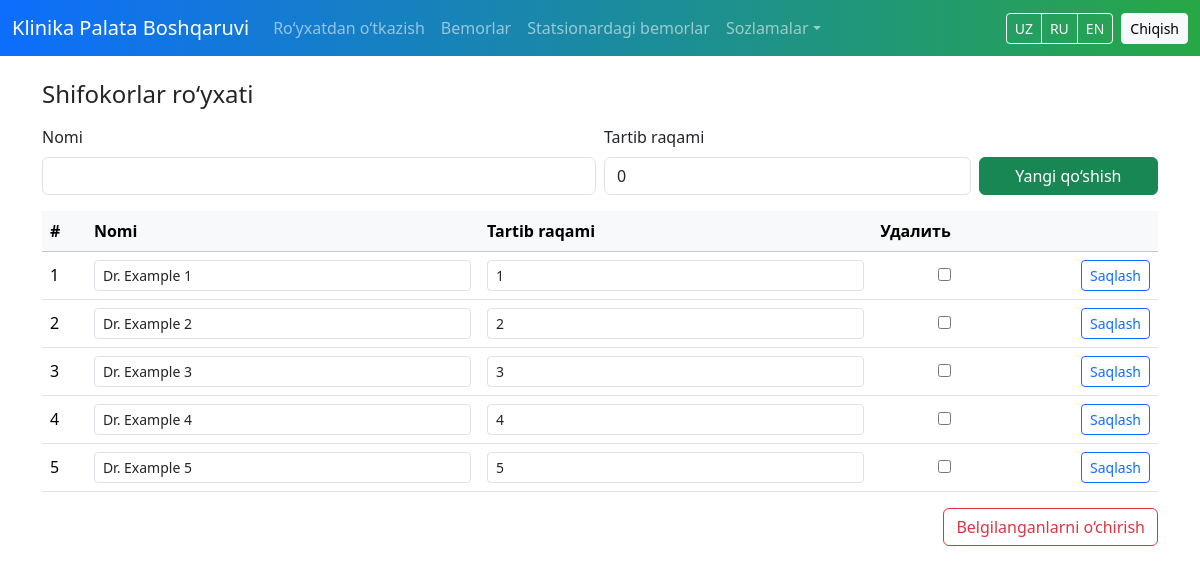
Page /settings/doctors (signed in) on the committed database.
### app.py (models this page shows)
class Doctor(db.Model):
    id = db.Column(db.Integer, primary_key=True)
    full_name = db.Column(db.String(128), nullable=False)
    sort_order = db.Column(db.Integer, nullable=False, default=0)

### app.py (the view, shortened to what this page needs)
@app.route('/settings/doctors', methods=['GET', 'POST'])
@superadmin_required
def settings_doctors():
    doctors = Doctor.query.order_by(Doctor.sort_order).all()
    return render_template('settings_doctors.html', t=t, doctors=doctors)

### app.py (called while the page is built, shortened)
def get_lang():
    return session.get('lang', 'uz')

def t(key):
    lang = get_lang()
    return I18N.get(lang, I18N['uz']).get(key, key)

def superadmin_required(f):
    @wraps(f)
    def wrapper(*args, **kwargs):
        if 'user_id' not in session:
            return redirect(url_for('login'))
        user = User.query.get(session['user_id'])
        if not user or user.role != 'superadmin':
            flash(t('only_superadmin'), 'danger')
            return redirect(url_for('index'))
        return f(*args, **kwargs)
    return wrapper

def init_db():
    db.create_all()
    if Ward.query.count() == 0:
        for i in range(1, 6):
            db.session.add(Ward(name=f"A-{100+i}", sort_order=i, block='A'))
        for i in range(1, 6):
            db.session.add(Ward(name=f"B-{200+i}", sort_order=100+i, block='B'))
        db.session.commit()
    if Doctor.query.count() == 0:
        for i in range(1, 6):
            db.session.add(Doctor(full_name=f"Dr. Example {i}", sort_order=i))
        db.session.commit()

@app.before_request
def ensure_init():
    if not os.path.exists(os.path.join(os.path.dirname(__file__), 'database.db')):
        with app.app_context():
            init_db()

@app.context_processor
def inject_utilities():
    user_id = session.get('user_id')
    is_superadmin = False
    if user_id is not None:
        try:
            u = User.query.get(user_id)
            is_superadmin = bool(u and u.role == 'superadmin')
        except Exception:
            is_superadmin = False
    return dict(t=t, lang=get_lang(), is_superadmin=is_superadmin)

### templates/settings_doctors.html (shortened to what this page needs)
{% extends 'base.html' %}
{% block content %}
<h4 class="mb-3">{{ t('doctors_list') }}</h4>
<form method="post" class="row g-2 mb-3">
  <div class="col-md-6">
    <label class="form-label">{{ t('name') }}</label>
    <input class="form-control" name="full_name" required>
  </div>
  <div class="col-md-4">
    <label class="form-label">{{ t('sort_order') }}</label>
    <input class="form-control" name="sort_order" type="number" value="0" required>
  </div>
  <div class="col-md-2 d-flex align-items-end">
    <button class="btn btn-success w-100" name="add" value="1">{{ t('add_new') }}</button>
  </div>
</form>
<form method="post">
  <div class="table-responsive">
    <table class="table table-hover align-middle">
      <thead class="table-light">
        <tr>
          <th>#</th>
          <th>{{ t('name') }}</th>
          <th>{{ t('sort_order') }}</th>
          <th>Удалить</th>
          <th></th>
        </tr>
      </thead>
      <tbody>
        {% for d in doctors %}
        <tr>
          <td>{{ d.id }}</td>
          <td>
            <input class="form-control form-control-sm" name="full_name" value="{{ d.full_name }}">
          </td>
          <td><input class="form-control form-control-sm" name="sort_order" type="number" value="{{ d.sort_order }}"></td>
          <td class="text-center"><input type="checkbox" name="delete_id" value="{{ d.id }}"></td>
          <td class="text-end">
            <button class="btn btn-sm btn-outline-primary" name="inline_save" value="1">{{ t('save') }}</button>
          </td>
        </tr>
        {% endfor %}
      </tbody>
    </table>
  </div>
  <div class="text-end">
    <button class="btn btn-outline-danger" name="delete_selected" value="1">{{ t('delete_selected') }}</button>
  </div>
</form>
{% endblock %}

### static/css/style.css (style rules this page uses)
:root { --clinic-green: #28a745; --clinic-blue: #0d6efd; --bg-light: #f8f9fa; --text-dark: #212529; --bg-dark: #0b1320; --text-light: #f1f3f5; }
.card, .table { border-radius: 1rem; }

### rows in the picture
Doctor: id "1", full_name "Dr. Example 1", sort_order "1", t "Saqlash"
Doctor: id "2", full_name "Dr. Example 2", sort_order "2", t "Saqlash"
Doctor: id "3", full_name "Dr. Example 3", sort_order "3", t "Saqlash"
Doctor: id "4", full_name "Dr. Example 4", sort_order "4", t "Saqlash"
Doctor: id "5", full_name "Dr. Example 5", sort_order "5", t "Saqlash"

### other values in the picture
{{ t('app_title') }} "Klinika Palata Boshqaruvi"
{{ t('registration') }} "Ro‘yxatdan o‘tkazish"
{{ t('patients') }} "Bemorlar"
{{ t('inpatient') }} "Statsionardagi bemorlar"
{{ t('settings') }} "Sozlamalar"
{{ t('logout') }} "Chiqish"
{{ t('doctors_list') }} "Shifokorlar ro‘yxati"
{{ t('name') }} "Nomi"
{{ t('sort_order') }} "Tartib raqami"
{{ t('add_new') }} "Yangi qo‘shish"
{{ t('delete_selected') }} "Belgilanganlarni o‘chirish"
